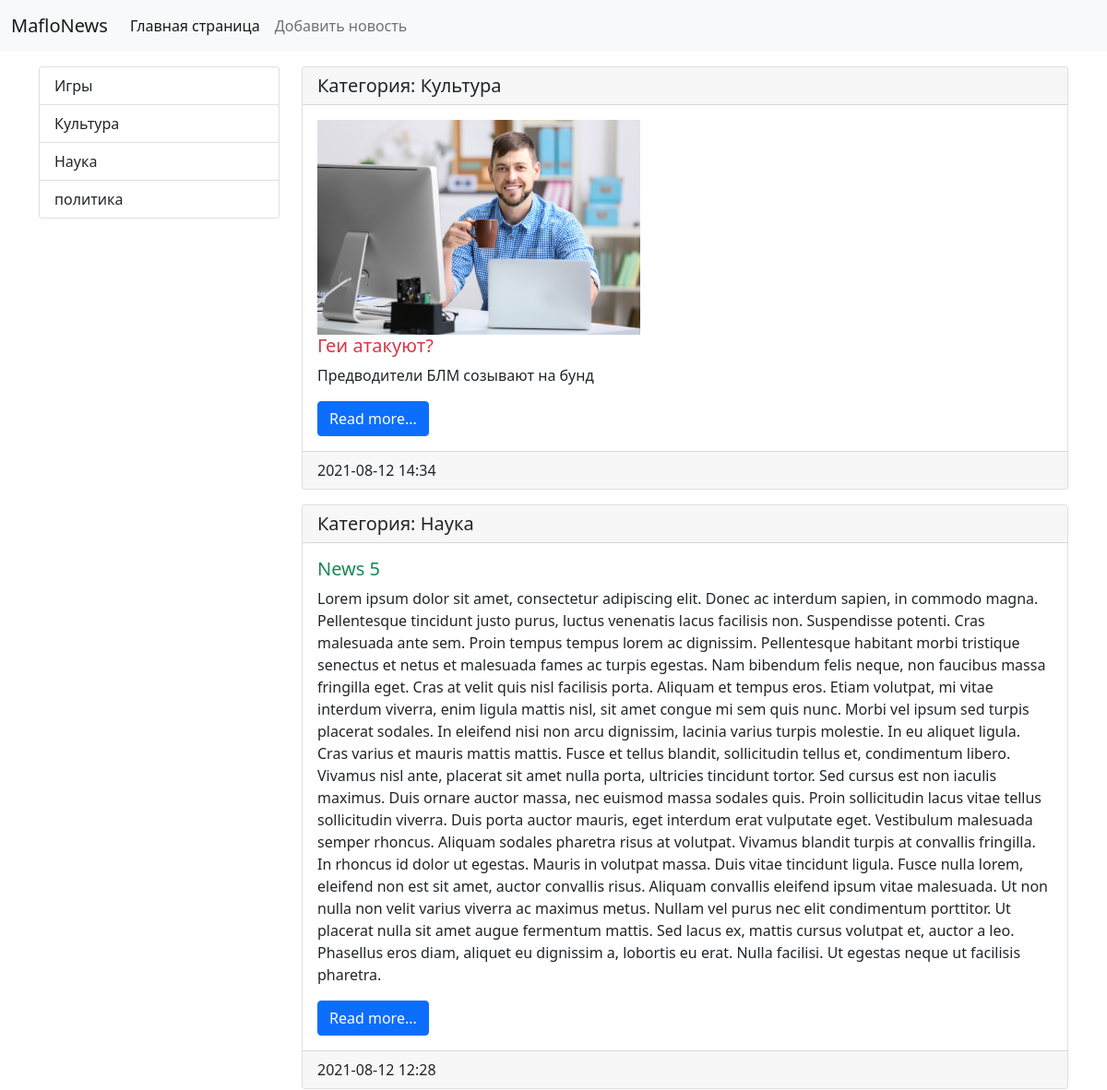
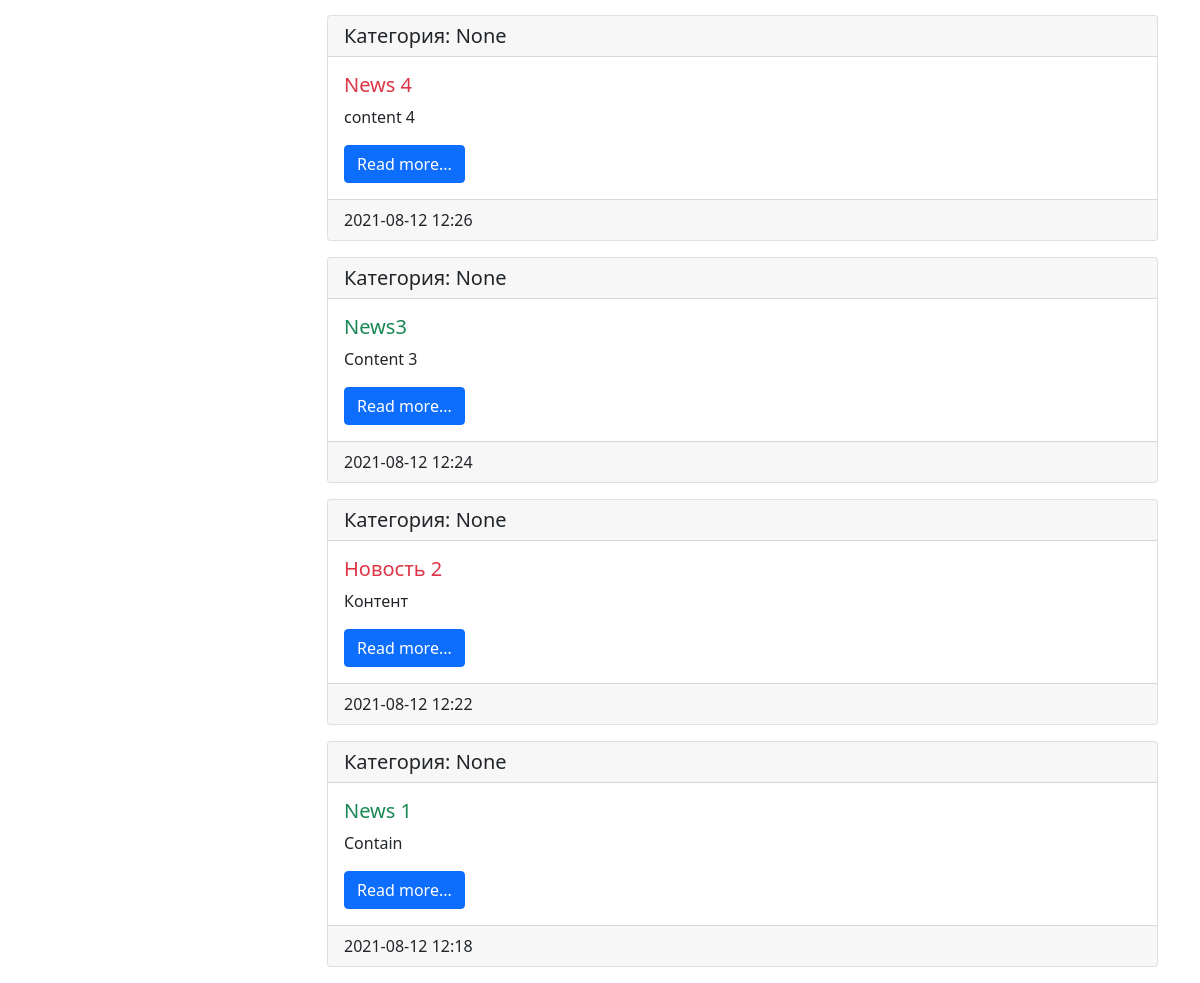
The page / on the database its author committed (2 pictures, top to bottom).
### news/models.py (models this page shows, shortened)
class Categories(models.Model):
    title = models.CharField(max_length=150, db_index=True, verbose_name='Наименование')
    def __str__(self):
        return self.title
    class Meta:
        verbose_name = 'Категория'
        verbose_name_plural = 'Категории'
        ordering = ['title']

class News(models.Model):
    title = models.CharField(max_length=150, verbose_name='Наименование')
    content = models.TextField(blank=True, verbose_name='Содеражние')
    created_at = models.DateTimeField(auto_now_add=True, verbose_name='Дата создания')
    updated_at = models.DateTimeField(auto_now=True, verbose_name='Дата изменения')
    photo = models.ImageField(upload_to='photos/%Y/%m/%d/', blank=True, verbose_name='Фото')
    is_published = models.BooleanField(default=True, verbose_name='Статус публикации')
    category = models.ForeignKey('Categories', on_delete=models.PROTECT, null=True, verbose_name='Категория')
    class Meta:
        verbose_name = 'Новость'
        verbose_name_plural = 'Новости'
        ordering = ['-created_at']

### news/views.py (the view)
# urls.py: path('', index, name='Homepage'),
def index(request):
    news = News.objects.all()
    context = {'news': news,
               'title': 'Список новостей',
               }
    return render(request, 'news/index.html', context=context)

### news/templatetags/news_tags.py (called while the page is built)
@register.simple_tag(name='get_list_categories')
def get_categories():
    return Categories.objects.all()

### news/templates/news/index.html (shortened to what this page needs)
{% extends 'base.html' %}
{%  block sidebar %}
{% include 'inc/_sidebar.html' %}
{% endblock %}
{% block content %}
{% for item in news %}
<div class="card mb-3">
      <h5 class="card-header">
        Категория: {{ item.category }}
      </h5>
      <div class="card-body">
        <div class="media">
          {% if item.photo %}
            <img src="{{ item.photo.url }}" alt="" width="350" class="mr-3">
          {% endif %}
          <div class="media-body">
            <h5 class="card-title {%  cycle 'text-danger' 'text-success' %}">{{ item.title }}</h5>
            <p class="card-text">{{ item.content }}</p>
            <a href="#" class="btn btn-primary">Read more...</a>
          </div>
        </div>
      </div>
      <div class="card-footer"> {{ item.created_at|date:"Y-m-d H:i"}}</div>
</div>
{% endfor %}
{% endblock %}

### templates/base.html (shortened to what this page needs)
<!doctype html>
<html lang="en">
<head>
    <link href="https://cdn.jsdelivr.net/npm/bootstrap@5.1.0/dist/css/bootstrap.min.css" rel="stylesheet">
</head>
<body>
{% include 'inc/_nav.html' %}
<div class="container mt-3">
  <div class="row">
    <div class="col-md-3">
        {% block sidebar%}SideBar{% endblock %}
    </div>
    <div class="col-md-9">
        {% block content%}Content{% endblock %}
    </div>
  </div>
</div>
</body>
</html>

### templates/inc/_nav.html (shortened to what this page needs)
<nav class="navbar navbar-expand-lg navbar-light bg-light">
  <div class="container-fluid">
    <a class="navbar-brand" href="{% url 'Homepage' %}">MafloNews</a>
    <div class="collapse navbar-collapse" id="navbarNavAltMarkup">
      <div class="navbar-nav">
        <a class="nav-link active" aria-current="page" href="{% url 'Homepage' %}">Главная страница</a>
        <a class="nav-link" href="{% url 'Homepage' %}">Добавить новость</a>
      </div>
    </div>
  </div>
</nav>

### templates/inc/_sidebar.html
{% load news_tags %}
<div class="list-group">
        {% get_list_categories as categories %}
        {% for item in categories %}
        <a href="{% url 'category' item.pk %}" class="list-group-item list-group-item-action" aria-current="true">{{ item.title }}</a>
        {% endfor %}
</div>

### rows shown on the page
Categories: title "Игры"
Categories: title "Культура"
Categories: title "Наука"
Categories: title "политика"
News: category "Культура", photo (picture), title "Геи атакуют?", content "Предводители БЛМ созывают на бунд", created_at "2021-08-12 14:34"
News: category "Наука", title "News 5", content "Lorem ipsum dolor sit amet, consectetur adipiscing elit. Donec ac interdum sapien, in commodo magna. Pellentesque tincidunt justo purus, luctus venenatis lacus facilisis non. Suspendisse potenti. Cras malesuada ante sem. Proin tempus tempus lorem ac dignissim. Pellentesque habitant morbi tristique senectus et netus et malesuada fames ac turpis egestas. Nam bibendum felis neque, non faucibus massa fringilla eget. Cras at velit quis nisl facilisis porta. Aliquam et tempus eros. Etiam volutpat, mi vitae interdum viverra, enim ligula mattis nisl, sit amet congue mi sem quis nunc. Morbi vel ipsum sed turpis placerat sodales. In eleifend nisi non arcu dignissim, lacinia varius turpis molestie. In…", created_at "2021-08-12 12:28"
News: category "None", title "News 4", content "content 4", created_at "2021-08-12 12:26"
News: category "None", title "News3", content "Content 3", created_at "2021-08-12 12:24"
News: category "None", title "Новость 2", content "Контент", created_at "2021-08-12 12:22"
News: category "None", title "News 1", content "Contain", created_at "2021-08-12 12:18"
